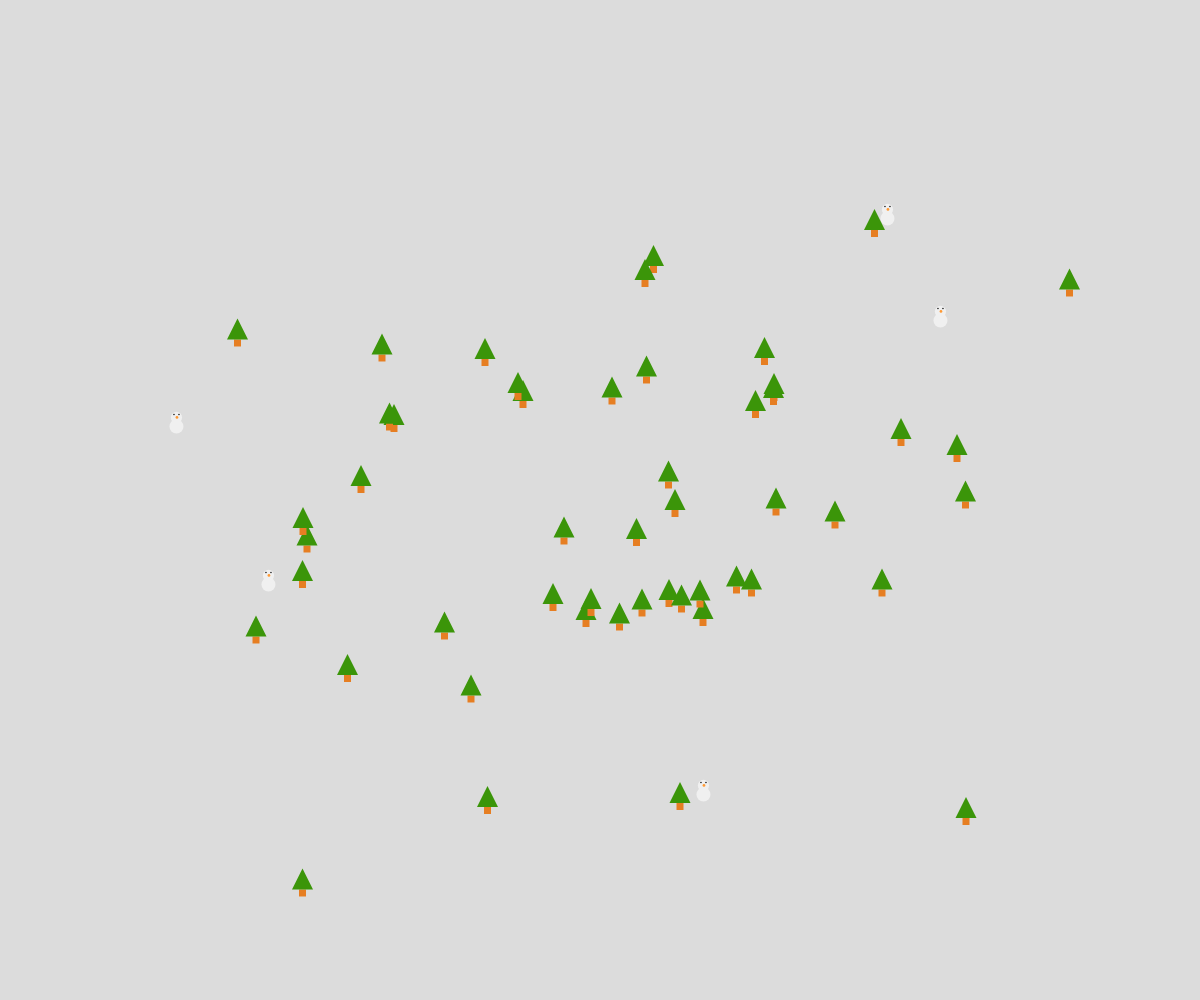
Frame 1 (no input)
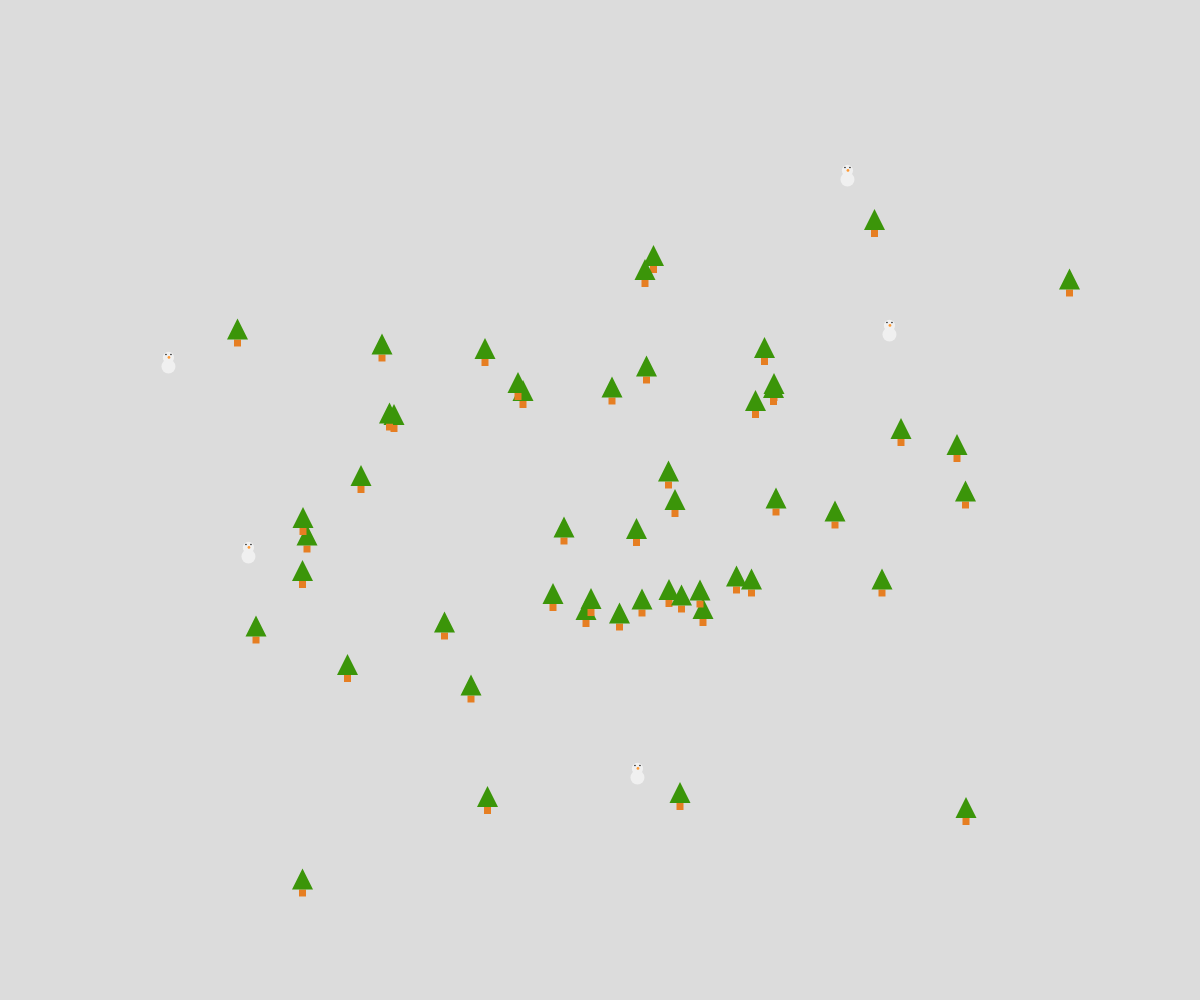
Frame 60 (no input)
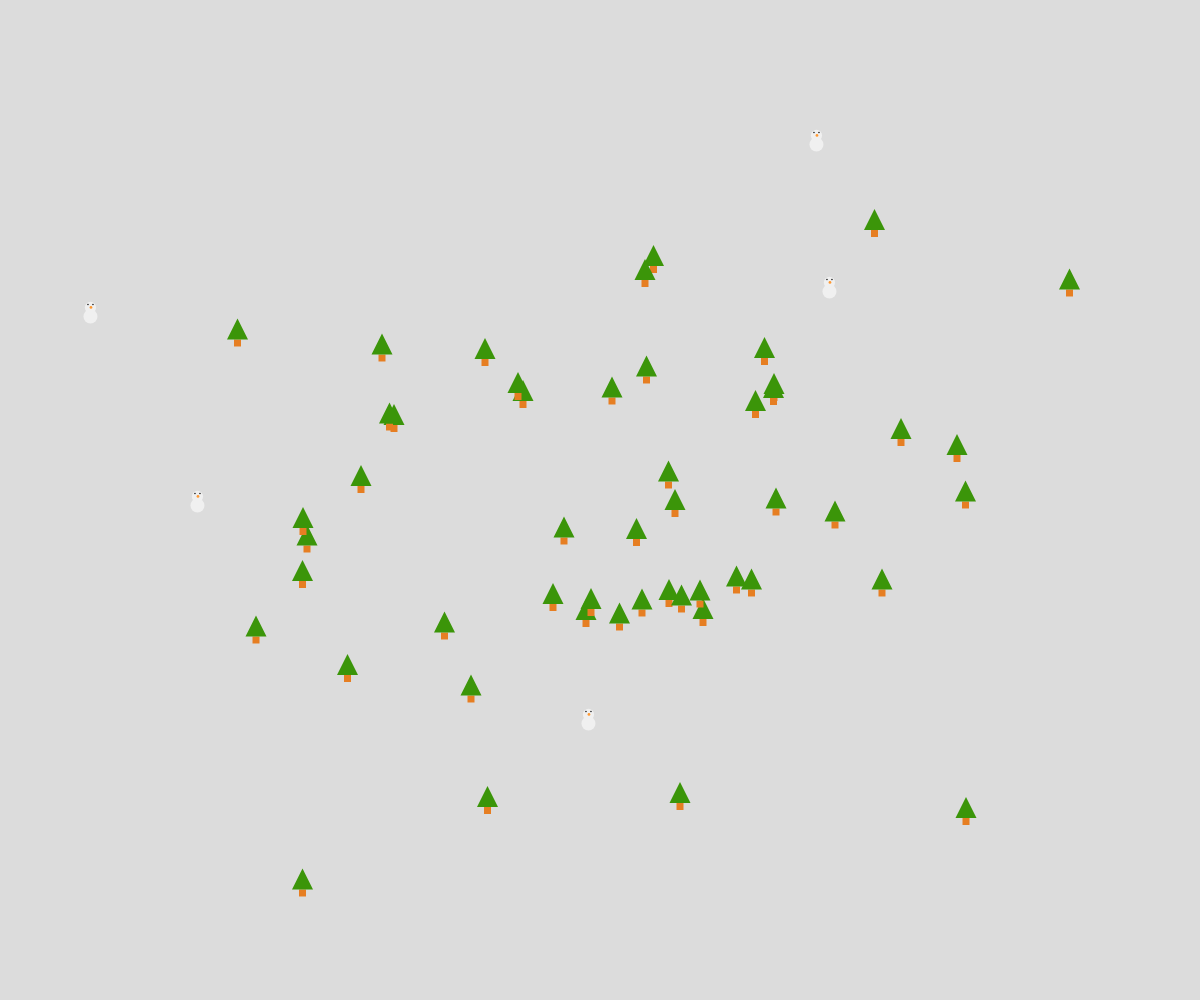
Frame 120 (the mouse pressed at the canvas centre since frame 60)

The p5.js sketch that drew these frames (run headless with seeded random() and noise() and a simulated clock; from frame 60 on, the mouse is pressed at the canvas centre):

// p5.js sketch
// ── sketch.js

//Mario Dcunha




var posX, posY, shapeSize=7;
var change=100, margin=100;

var Trees = [];
var Snowmen = [];

var numTrees = 50, numSnowmen;
numSnowmen = numTrees * 0.10;

function Tree(x, y)
{
  this.x = x;
  this.y = y;
}

function Snowman(x, y)
{
  this.x = x;
  this.y = y;
}



function setup() 
{
  createCanvas(window.innerWidth, window.innerHeight);

  createTree(0, numTrees);
  createSnowman(0, numSnowmen);

}



function draw() 
{
  background(220);
  fill(200);
  noStroke();

  drawSnowmen();

  drawTrees();
  
}


function drawTrees()
{

  for (let i=0; i < Trees.length; i++) 
  {
      fill(230,126,34);
      rect(Trees[i].x, Trees[i].y, shapeSize, shapeSize);

      fill(59,149,9);
      triangle(Trees[i].x-shapeSize, Trees[i].y, Trees[i].x+(shapeSize/2), Trees[i].y-(3*shapeSize), Trees[i].x+(2*shapeSize),Trees[i].y);
  }

}



function drawSnowmen()
{

  for (let i=0; i < Snowmen.length; i++) 
  {

      var snowX = Snowmen[i].x+noise(10);
      var snowY = Snowmen[i].y+noise(10);
      var snowR = shapeSize*2;

      fill(240,240,240);
      ellipse(snowX, snowY, snowR, snowR);
      ellipse(snowX, snowY-(snowR-5), snowR*0.8);
      
      fill(255,153,51);
      ellipse(snowX+0.5, snowY-(snowR-5), snowR*0.2);

      fill(0,0,0  );
      ellipse(snowX+2.5, snowY-(snowR-2), snowR*0.1);
      ellipse(snowX-2.5, snowY-(snowR-2), snowR*0.1);

      Snowmen[i].x += randomInt(-5,5);
      Snowmen[i].y += randomInt(-5,5);

  }


}


function central(value)
{
  return (randomInt(100,value-100)+randomInt(100,value-100))/2;
}



function mouseWheel(event) 
{


  let previous = numTrees;
  if(Trees.length > 0)
  {
    numTrees += event.delta;
  }
  else if(Trees.length == 0 && event.delta < 0)
  { 
    numTrees = 0;
  }
  else if (numTrees < 0)
  {
    numTrees ==0;
  }
  else
  {
    numTrees += event.delta;
  }

  if(numTrees < previous)
  {
      for (i=numTrees; i < previous; i++) 
      {
         Trees.pop();
      }       
  }
  else if(numTrees > previous)
  {
      createTree(previous, numTrees);
  }




  let previousSnow = numSnowmen;
 
 if(Snowmen.length > 0)
  {
    numSnowmen += (event.delta);
  }
  else if(Snowmen.length == 0 && event.delta < 0)
  { 
    numSnowmen = 0;
  }
  else if (numSnowmen < 0)
  {
    numSnowmen =0;
  }
  else
  {
    numSnowmen += event.delta;
  }

  if(numSnowmen < previousSnow)
  {
      for (i=numSnowmen; i < previousSnow; i++) 
      {
         Snowmen.pop();
      }       
  }
  else if(numSnowmen > previousSnow)
  {
        createSnowman(previousSnow, numSnowmen);
  }


    drawTrees();
    drawSnowmen();


    console.log(numTrees+"..."+numSnowmen+"..."+Snowmen.length);
}






function randomInt(l, h) 
{
  return Math.floor(random(l, h));
}


function createTree(l, h)
{
    for (i=l; i < h; i++) 
    {
        Trees[i] = new Tree(central(window.innerWidth), central(window.innerHeight));
    }
}

function createSnowman(l, h)
{
    for (i=l; i < h; i++) 
    {
        Snowmen[i] = new Snowman(randomInt(window.innerWidth), randomInt(window.innerHeight));
    }
}
